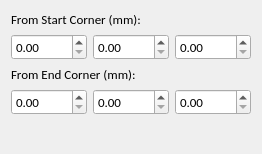
              <widget class="QWidget" name="m_PageBoundingBox">
               <property name="geometry">
                <rect>
                 <x>0</x>
                 <y>0</y>
                 <width>262</width>
                 <height>154</height>
                </rect>
               </property>
               <attribute name="label">
                <string>BOUNDING BOX</string>
               </attribute>
               <layout class="QVBoxLayout" name="verticalLayout_2">
                <item>
                 <widget class="QLabel" name="label_6">
                  <property name="font">
                   <font>
                    <family>Calibri</family>
                    <pointsize>10</pointsize>
                   </font>
                  </property>
                  <property name="styleSheet">
                   <string notr="true">background-color: rgba(255, 255, 255, 0);</string>
                  </property>
                  <property name="text">
                   <string>From Start Corner (mm):</string>
                  </property>
                 </widget>
                </item>
                <item>
                 <layout class="QHBoxLayout" name="horizontalLayout_12">
                  <item>
                   <widget class="QDoubleSpinBox" name="m_FromStartCornerXSpin">
                    <property name="font">
                     <font>
                      <family>Calibri</family>
                      <pointsize>10</pointsize>
                     </font>
                    </property>
                    <property name="maximum">
                     <double>999.990000000000009</double>
                    </property>
                   </widget>
                  </item>
                  <item>
                   <widget class="QDoubleSpinBox" name="m_FromStartCornerYSpin">
                    <property name="font">
                     <font>
                      <family>Calibri</family>
                      <pointsize>10</pointsize>
                     </font>
                    </property>
                    <property name="maximum">
                     <double>999.990000000000009</double>
                    </property>
                   </widget>
                  </item>
                  <item>
                   <widget class="QDoubleSpinBox" name="m_FromStartCornerZSpin">
                    <property name="font">
                     <font>
                      <family>Calibri</family>
                      <pointsize>10</pointsize>
                     </font>
                    </property>
                    <property name="maximum">
                     <double>999.990000000000009</double>
                    </property>
                   </widget>
                  </item>
                 </layout>
                </item>
                <item>
                 <widget class="QLabel" name="label_7">
                  <property name="font">
                   <font>
                    <family>Calibri</family>
                    <pointsize>10</pointsize>
                   </font>
                  </property>
                  <property name="styleSheet">
                   <string notr="true">background-color: rgba(255, 255, 255, 0);</string>
                  </property>
                  <property name="text">
                   <string>From End Corner (mm):</string>
                  </property>
                 </widget>
                </item>
                <item>
                 <layout class="QHBoxLayout" name="horizontalLayout_13">
                  <item>
                   <widget class="QDoubleSpinBox" name="m_FromEndCornerXSpin">
                    <property name="font">
                     <font>
                      <family>Calibri</family>
                      <pointsize>10</pointsize>
                     </font>
                    </property>
                    <property name="maximum">
                     <double>999.990000000000009</double>
                    </property>
                   </widget>
                  </item>
                  <item>
                   <widget class="QDoubleSpinBox" name="m_FromEndCornerYSpin">
                    <property name="font">
                     <font>
                      <family>Calibri</family>
                      <pointsize>10</pointsize>
                     </font>
                    </property>
                    <property name="maximum">
                     <double>999.990000000000009</double>
                    </property>
                   </widget>
                  </item>
                  <item>
                   <widget class="QDoubleSpinBox" name="m_FromEndCornerZSpin">
                    <property name="font">
                     <font>
                      <family>Calibri</family>
                      <pointsize>10</pointsize>
                     </font>
                    </property>
                    <property name="maximum">
                     <double>999.990000000000009</double>
                    </property>
                   </widget>
                  </item>
                 </layout>
                </item>
                <item>
                 <spacer name="verticalSpacer_4">
                  <property name="orientation">
                   <enum>Qt::Vertical</enum>
                  </property>
                  <property name="sizeHint" stdset="0">
                   <size>
                    <width>20</width>
                    <height>40</height>
                   </size>
                  </property>
                 </spacer>
                </item>
               </layout>
              </widget>
